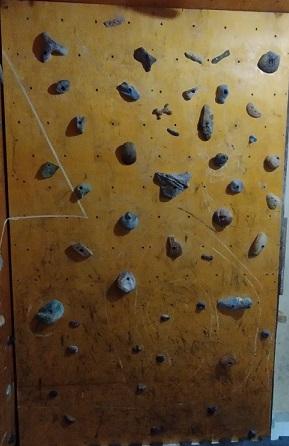
#> input picture img/parede.jpg, 289 x 446 px
$ python te.py
#> lines starting #> are read from the running program, lines starting #| are printed output that depends on the picture; after the words box and inside, x2 and y2 are one past the last pixel; in counts of white or black regions, pixels touching at a corner belong together
import cv2
import pandas as pd

# Carrega a imagem da parede de escalada
img = cv2.imread('./img/parede.jpg')
#> img is the input picture: shape (446, 289, 3); mean B, G, R 49.6, 85.2, 107.9

# Converte a imagem para escala de cinza
gray = cv2.cvtColor(img, cv2.COLOR_BGR2GRAY)
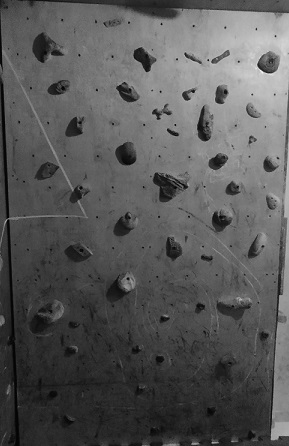
#> gray: shape (446, 289); min 1, max 247, mean 87.9

# Aplica uma limiarização na imagem para obter a máscara das agarras
_, mask = cv2.threshold(gray, 200, 255, cv2.THRESH_BINARY_INV)
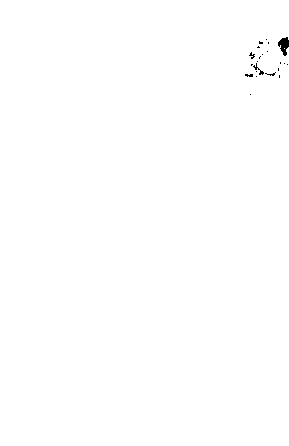
#> mask: shape (446, 289); 99.8% white; 22 black regions (20 under 20 px)

# Encontra os contornos na imagem
contours, hierarchy = cv2.findContours(mask, cv2.RETR_EXTERNAL, cv2.CHAIN_APPROX_SIMPLE)
#> contours = 2 contours, 1 with area under 20; largest, box (x1, y1, x2, y2) and area: (0, 0, 289, 446) 128016

# Define o número de agarras que você deseja selecionar
num_agarras = 2

# Define uma lista para armazenar as coordenadas das agarras selecionadas
coords = []

# Define a variável para armazenar as coordenadas do ponto inicial do retângulo
rect_start = None

# Define a função de callback do mouse para capturar cliques na imagem
def mouse_callback(event, x, y, flags, param):
    # Usa a variável global rect_start para armazenar as coordenadas do ponto inicial do retângulo
    global rect_start
    # Se o botão esquerdo do mouse for pressionado, armazena as coordenadas do ponto inicial do retângulo
    if event == cv2.EVENT_LBUTTONDOWN:
        rect_start = (x, y)

    elif event == cv2.EVENT_MOUSEMOVE:
        if rect_start is not None:
            # Desenha um retângulo em tempo real com o mouse enquanto o usuário está selecionando a agarra
            img_copy = img.copy()
            cv2.rectangle(img_copy, rect_start, (x, y), (0, 0, 255), 2)
            cv2.imshow('Selecione as agarras', img_copy)


    # Se o botão esquerdo do mouse for solto, calcula as coordenadas do retângulo e adiciona à lista de agarras
    elif event == cv2.EVENT_LBUTTONUP:
        rect_end = (x, y)
        # Calcula as coordenadas do retângulo a partir dos pontos inicial e final selecionados pelo usuário
        x1, y1 = min(rect_start[0], rect_end[0]), min(rect_start[1], rect_end[1])
        x2, y2 = max(rect_start[0], rect_end[0]), max(rect_start[1], rect_end[1])
        coords.append((x1, y1, x2, y2))
        # Desenha um retângulo em volta da última agarra selecionada
        cv2.rectangle(img, (x1, y1), (x2, y2), (0, 0, 255), 2)
        # Atualiza a janela de exibição da imagem
        cv2.imshow('Selecione as agarras', img)

# Cria a janela de exibição da imagem e define a função de callback do mouse
cv2.namedWindow('Selecione as agarras')
cv2.setMouseCallback('Selecione as agarras', mouse_callback)


# Loop principal para selecionar as agarras
while len(coords) < num_agarras:
    cv2.imshow('Selecione as agarras', img)
    cv2.waitKey(1)

for i, contour in enumerate(contours):
    # Extrai a região correspondente ao contorno atual
    x, y, w, h = cv2.boundingRect(contour)
    roi = img[y:y+h, x:x+w]

    # Salva a região como um novo arquivo PNG
    cv2.imwrite(f"agarras/agarra_{i}.png", roi)

# Exibe a imagem com os retângulos em volta das agarras selecionadas
for i, (x1, y1, x2, y2) in enumerate(coords):
    cv2.rectangle(img, (x1, y1), (x2, y2), (0, 0, 255), 2)
    cv2.putText(img, f'Agarra {i+1}', (x2+10, y2), cv2.FONT_HERSHEY_SIMPLEX, 0.5, (0, 0, 255), 1)

cv2.imshow('Agarras selecionadas', img)
cv2.waitKey(0)
cv2.destroyAllWindows()

# # Cria um DataFrame com as coordenadas das agarras
df = pd.DataFrame(coords, columns=['x', 'y', 'w', 'h'])

# # Salva o DataFrame em um arquivo CSV
df.to_csv('coordenadas_agarras.csv', index=False)

# Salva a imagem com as agarras contornadas em um arquivo PNG
cv2.imwrite('agarras_contornadas.png', img)
